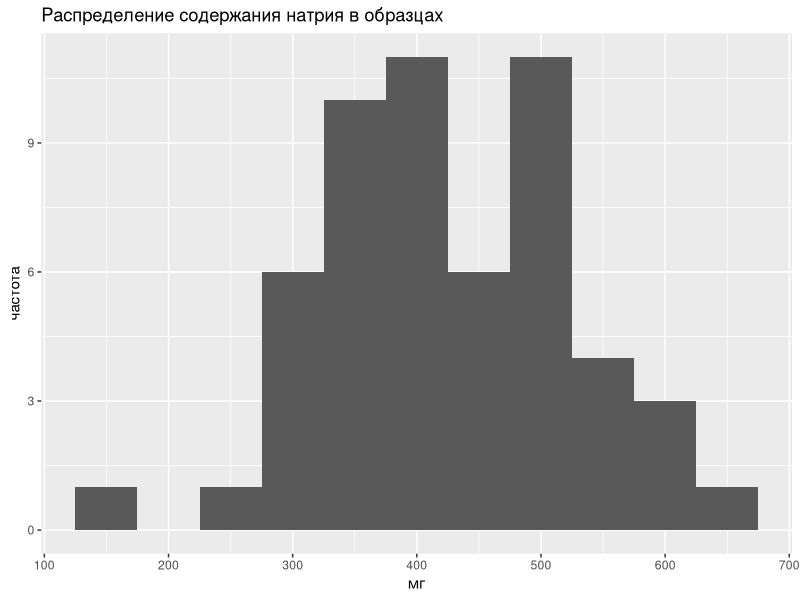
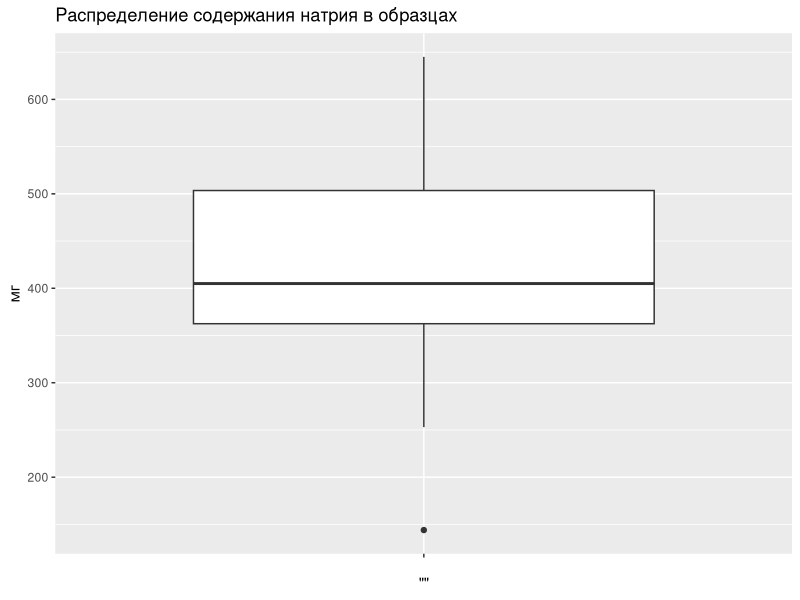
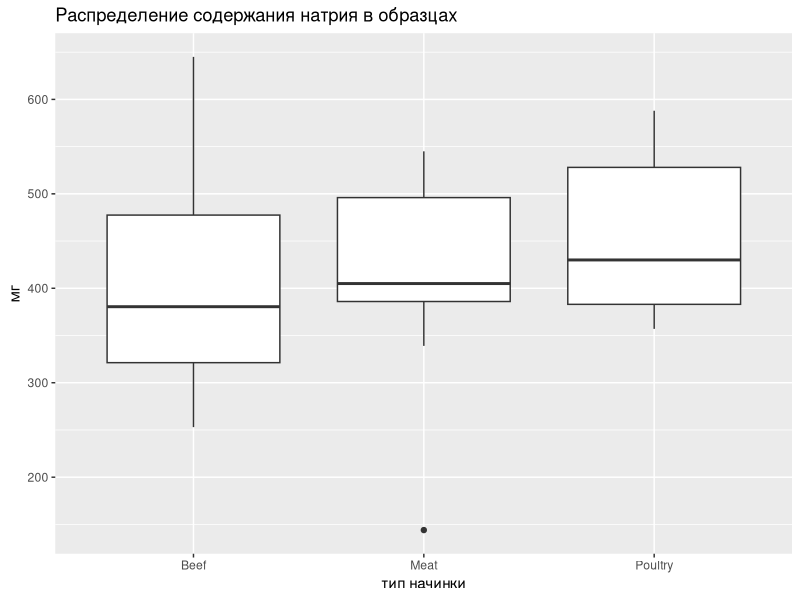
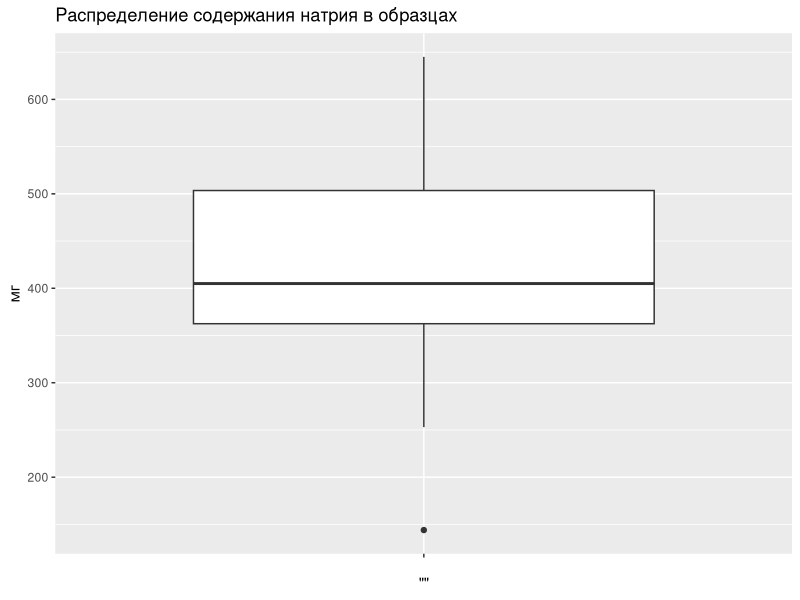
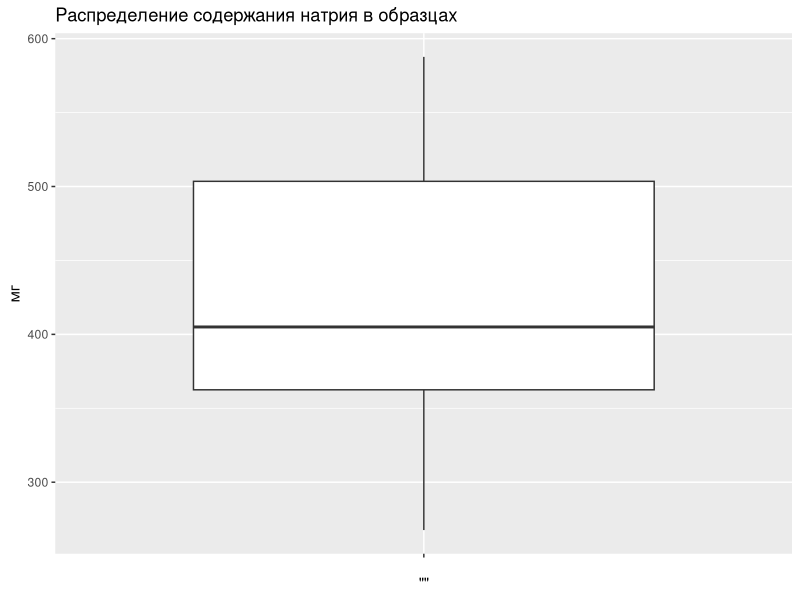
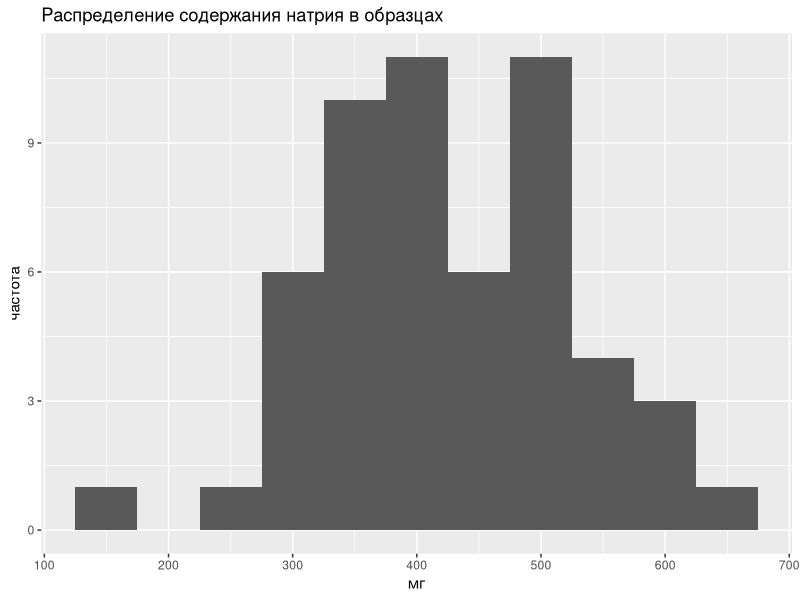
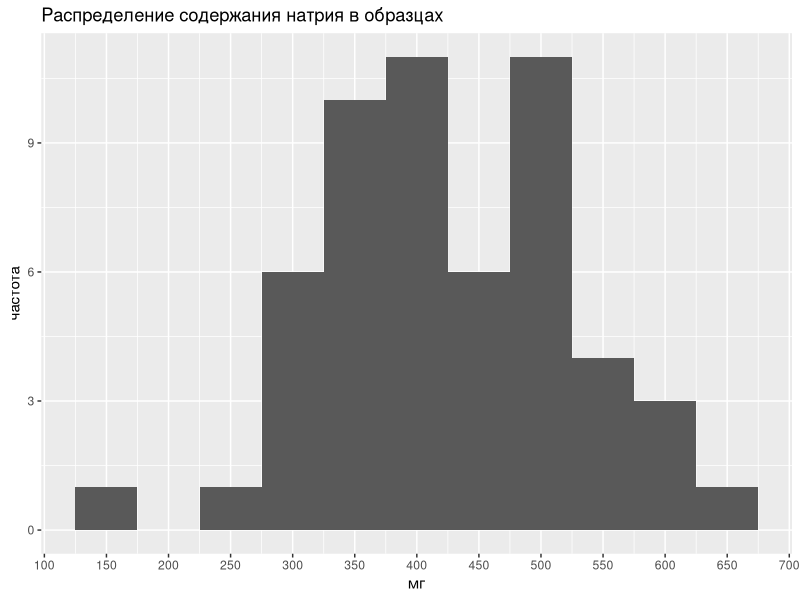
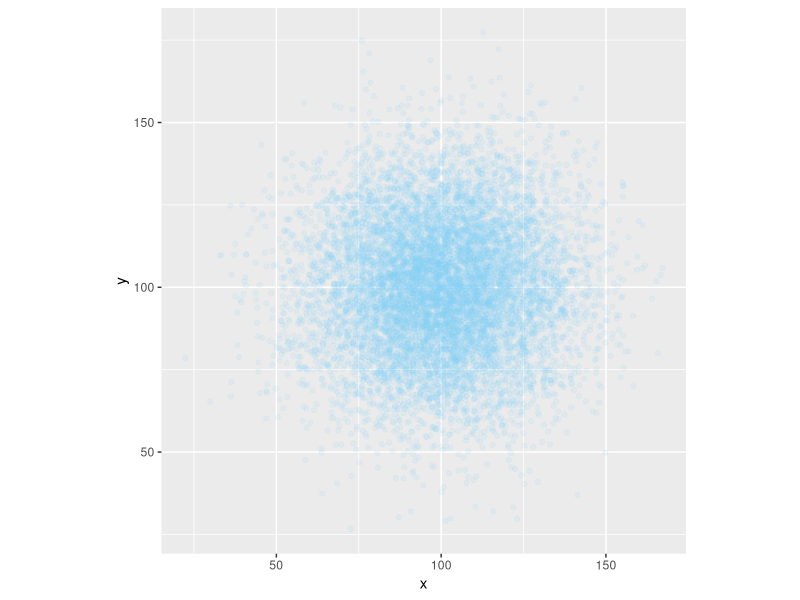

The R source for these figures, in order:
## ---- chunk 1
library(tidyverse)
library(readxl) # считывание данных в формате Excel
library(stringr) # операции со строками

# Раскомментируйте и запустите следующие команды, 
# если у вас не ставится tidyverse

#library(dplyr)
#library(ggplot2)
#library(tidyr)

## ---- chunk 2
# Загрузить лист с именем 'data' из книги:
hotdogs <- read_excel('data/hotdogs.xlsx', sheet = 'data') 
## ---- chunk 3
head(hotdogs, n = 5) # посмотрим первые 5 строк
## ---- chunk 4
str(hotdogs)
## ---- chunk 5
dim(hotdogs)
## ---- chunk 6
nrow(hotdogs)
## ---- chunk 7
names(hotdogs)
## ---- chunk 8
names(hotdogs) <- str_to_lower(names(hotdogs))
head(hotdogs)
## ---- chunk 9
summary(hotdogs)
## ---- chunk 10

# Калорийность в исходных единицах (ккал):
hotdogs$calories

## ---- chunk 11
# Калорийность в кДж
round(hotdogs$calories * 4.184)
## ---- chunk 12
# Соотношение Na и калорийности:
hotdogs$sodium_ratio = hotdogs$sodium / hotdogs$calories

head(hotdogs)
## ---- chunk 13
hotdogs <- mutate(hotdogs,
                  sodium_ratio = sodium / calories,
                  kilojoules = calories * 4.184)
head(hotdogs)
## ---- chunk 14

# Перечисление нужных столбцов
head(
  select(hotdogs, type, sodium_ratio, kilojoules)
)

# Перечисление столбцов, которые нужно убрать:
head(
  select(hotdogs, -calories, -sodium)
)

# Указание последовательности смежных столбцов:
head(
  select(hotdogs, type, sodium_ratio:kilojoules)
)

# Исключение последовательности смежных столбцов:
head(
  select(hotdogs, -(calories:sodium))
)
## ---- chunk 15
high_sodium <- filter(hotdogs, sodium_ratio > 4 & type == 'Poultry')
high_sodium
## ---- chunk 16
# Было: 
#filter(hotdogs, sodium_ratio > 4 & type == 'Poultry')

# Стало:
filter(hotdogs, sodium_ratio > 4, type == 'Poultry')

## ---- chunk 17
subset(hotdogs, sodium_ratio > 4 & type == 'Poultry')
## ---- chunk 18
summary(hotdogs$sodium)
## ---- chunk 19
mean(hotdogs$sodium)
## ---- chunk 20
mean(hotdogs$sodium, na.rm = TRUE)
## ---- chunk 21

filter(hotdogs, is.na(sodium) | is.na(calories)) # можно не указывать sodium_ratio, т.к. он будет пустым если в любом из этих столбцов было NA
## ---- chunk 22

hotdogs_complete <- 
  filter(hotdogs, !is.na(sodium), !is.na(calories))

# Размер исходной таблицы
nrow(hotdogs)

# Размер очищенной таблицы
nrow(hotdogs_complete)

## ---- chunk 23
complete.cases(hotdogs)
## ---- chunk 24
nrow(
  filter(hotdogs, complete.cases(hotdogs))
)
## ---- chunk 25
qplot(sodium, data = hotdogs_complete, 
      binwidth = 50, # ширина интервала
      main = 'Распределение содержания натрия в образцах',
      xlab = 'мг',
      ylab = 'частота')
## ---- chunk 26
qplot(x = "", y = sodium, data = hotdogs_complete, 
      geom = 'boxplot',
      main = 'Распределение содержания натрия в образцах',
      ylab = 'мг',
      xlab = NULL)
## ---- chunk 27
qplot(x = type, y = sodium, data = hotdogs_complete, 
      geom = 'boxplot',
      main = 'Распределение содержания натрия в образцах',
      ylab = 'мг',
      xlab = 'тип начинки')
## ---- chunk 28
# Нижняя граница - квантиль 2.5%
min_sodium <- 
  quantile(hotdogs_complete$sodium, probs = 0.025, na.rm = TRUE)

# Верхняя граница - квантиль 97.5%
max_sodium <-
  quantile(hotdogs_complete$sodium, probs = 0.975, na.rm = TRUE)

min_sodium
max_sodium

## ---- chunk 29
hotdogs_cleaned <- 
  mutate(hotdogs_complete,
         sodium = 
           ifelse(sodium > max_sodium, max_sodium,
                  ifelse(sodium < min_sodium, min_sodium, sodium)))  
## ---- chunk 30
# Сводка
summary(hotdogs_complete$sodium)

# Ящичная диаграмма
qplot(x = "", y = sodium, data = hotdogs_complete, 
      geom = 'boxplot',
      main = 'Распределение содержания натрия в образцах',
      ylab = 'мг',
      xlab = NULL)
## ---- chunk 31
# Сводка
summary(hotdogs_cleaned$sodium)

# Ящичная диаграмма
qplot(x = "", y = sodium, data = hotdogs_cleaned, 
      geom = 'boxplot',
      main = 'Распределение содержания натрия в образцах',
      ylab = 'мг',
      xlab = NULL)
## ---- chunk 32
hotdogs_cleaned <- 
  mutate(hotdogs_cleaned,
         sodium_ratio = sodium / calories)
## ---- chunk 33
# Гистограмма распределения calories
# qplot(x = ..., data = ..., 
#       main = '...',
#       xlab = '...',
#       ylab = '...')

# Гистограмма распределения calories

# qplot(x = "", y = ..., 
#       data = ...,
#       geom = '...',
#       ...)

## ---- chunk 34

# Рассчитайте медианное значение калорийности:
#med_cal <- ...

# Замените выбросы, выходящие за допустимые границы, на медиану калорийности:
# hotdogs_cleaned <- 
#   mutate(...,
#          calories = ...)

## ---- chunk 35

## ---- chunk 36
my_probs <- c(0.1, 0.5, 0.9)
my_probs
## ---- chunk 37
quantile(hotdogs_complete$sodium_ratio, 
         probs = my_probs, 
         na.rm = TRUE)
## ---- chunk 38
quantile(hotdogs_complete$sodium_ratio, 
         probs = c(0.1, 0.5, 0.9), 
         na.rm = TRUE)

## ---- chunk 39
my_probs
my_probs[1] # 1-й элемент
my_probs[c(1, 3)] # 1-й и 3-й элементы
## ---- chunk 40
my_probs
my_probs > 0.2
my_probs[my_probs > 0.2]
## ---- chunk 41
x_breaks <- seq(0, 900, by = 50)
x_breaks
## ---- chunk 42

# Автоподбор
qplot(sodium, data = hotdogs_complete, 
      binwidth = 50, # ширина интервала
      main = 'Распределение содержания натрия в образцах',
      xlab = 'мг',
      ylab = 'частота')

# Указание вручную
qplot(sodium, data = hotdogs_complete, 
      binwidth = 50, # ширина интервала
      main = 'Распределение содержания натрия в образцах',
      xlab = 'мг',
      ylab = 'частота') +
  scale_x_continuous(breaks = x_breaks)

## ---- chunk 43
5:10
## ---- chunk 44

set.seed(12345) # инициализируем генератор случайных чисел для воспроизводимости
rx <- rnorm(n = 10000, mean = 100, sd = 20)
ry <- rnorm(n = 10000, mean = 100, sd = 20)

my_table <- tibble(x = rx, y = ry) # <имя столбца> = <имя вектора>

head(my_table)

ggplot(data = my_table, aes(x, y)) +
  geom_point(alpha = 0.1, color = 'lightskyblue') +
  coord_fixed() # одинаковый масштаб по x и y

## ---- chunk 45
inner_list <- list(11, 'A', TRUE)
inner_list
## ---- chunk 46
inner_list[2]

inner_list[[2]]
## ---- chunk 47
named_list <- list(first = inner_list, second = 1:5, third = pi)
named_list
## ---- chunk 48
names(named_list)
## ---- chunk 49
str(named_list)
## ---- chunk 50
named_list[['third']]
named_list$third
## ---- chunk 51
my_args <- list(from = 1, to = 10, by = 2)
seq(my_args)
## ---- chunk 52

# Полученная модель сохраняется в виде списка
m_sodium <- lm(sodium ~ calories, data = hotdogs_complete)

# Какие имена доступны
names(m_sodium)

## ---- chunk 53
# Получим вектор коэффициентов модели
m_sodium$coefficients

## ---- chunk 54
qplot(x = calories, y = sodium, data = hotdogs_complete) +
  geom_abline(intercept = m_sodium$coefficients['(Intercept)'],
              slope = m_sodium$coefficients['calories'],
              color = 'red')

## ---- chunk 55

high_sodium[ , c(1, 4)]

## ---- chunk 56

high_sodium[ , -c(2, 3)]

## ---- chunk 57

high_sodium[ , c('type', 'sodium_ratio')]

